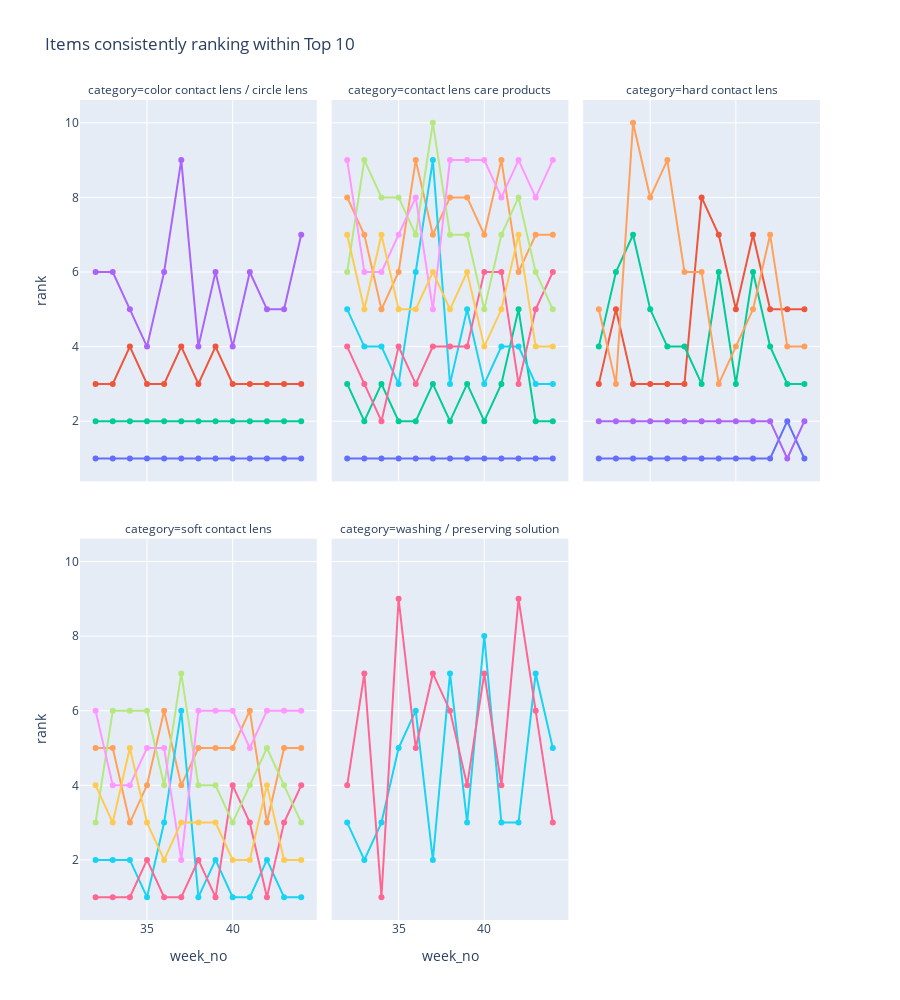

The cell this chart's notebook holds for it:
### Code cell
def bumpchart_consistent_rankers(df, rank_limit):
    # filter out rank greater than 10
    consistent_rankers = df.where(df <= rank_limit)
    consistent_rankers = consistent_rankers[~consistent_rankers.isna().any(axis=1)]
    consistent_rankers = consistent_rankers.reset_index()

    consistent_rankers = pd.melt(consistent_rankers, id_vars=['category', 'unique_product_code'], value_vars=[x for x in range(32, 45)], value_name='rank')
    fig_line = px.line(
        consistent_rankers,
        x='week_no',
        y='rank',
        facet_col='category',
        facet_col_wrap=3,
        color='unique_product_code',
        markers=True,
        height=1000,
        title='Items consistently ranking within Top 10'
    )
    fig_line.update_traces(showlegend=False)
    fig_line.show()


bumpchart_consistent_rankers(df_list_life, 10)

### Figure 1 — Plotly figure (JSON) as saved in the notebook; plotly's stock layout.template omitted (floating-point values rounded to 4 significant figures)
{"data": [{"hovertemplate": "unique_product_code=8172<br>category=color contact lens / circle lens<br>week_no=%{x}<br>rank=%{y}<extra></extra>", "legendgroup": "8172", "line": {"color": "#636efa", "dash": "solid"}, "marker": {"symbol": "circle"}, "mode": "lines+markers", "name": "8172", "orientation": "v", "showlegend": false, "type": "scatter", "x": [32, 33, 34, 35, 36, 37, 38, 39, 40, 41, 42, 43, 44], "xaxis": "x4", "y": [1, 1, 1, 1, 1, 1, 1, 1, 1, 1, 1, 1, 1], "yaxis": "y4"}, {"hovertemplate": "unique_product_code=8172<br>category=contact lens care products<br>week_no=%{x}<br>rank=%{y}<extra></extra>", "legendgroup": "8172", "line": {"color": "#636efa", "dash": "solid"}, "marker": {"symbol": "circle"}, "mode": "lines+markers", "name": "8172", "orientation": "v", "showlegend": false, "type": "scatter", "x": [32, 33, 34, 35, 36, 37, 38, 39, 40, 41, 42, 43, 44], "xaxis": "x5", "y": [1, 1, 1, 1, 1, 1, 1, 1, 1, 1, 1, 1, 1], "yaxis": "y5"}, {"hovertemplate": "unique_product_code=8173<br>category=color contact lens / circle lens<br>week_no=%{x}<br>rank=%{y}<extra></extra>", "legendgroup": "8173", "line": {"color": "#EF553B", "dash": "solid"}, "marker": {"symbol": "circle"}, "mode": "lines+markers", "name": "8173", "orientation": "v", "showlegend": false, "type": "scatter", "x": [32, 33, 34, 35, 36, 37, 38, 39, 40, 41, 42, 43, 44], "xaxis": "x4", "y": [3, 3, 4, 3, 3, 4, 3, 4, 3, 3, 3, 3, 3], "yaxis": "y4"}, {"hovertemplate": "unique_product_code=21641<br>category=color contact lens / circle lens<br>week_no=%{x}<br>rank=%{y}<extra></extra>", "legendgroup": "21641", "line": {"color": "#00cc96", "dash": "solid"}, "marker": {"symbol": "circle"}, "mode": "lines+markers", "name": "21641", "orientation": "v", "showlegend": false, "type": "scatter", "x": [32, 33, 34, 35, 36, 37, 38, 39, 40, 41, 42, 43, 44], "xaxis": "x4", "y": [2, 2, 2, 2, 2, 2, 2, 2, 2, 2, 2, 2, 2], "yaxis": "y4"}, {"hovertemplate": "unique_product_code=21641<br>category=contact lens care products<br>week_no=%{x}<br>rank=%{y}<extra></extra>", "legendgroup": "21641", "line": {"color": "#00cc96", "dash": "solid"}, "marker": {"symbol": "circle"}, "mode": "lines+markers", "name": "21641", "orientation": "v", "showlegend": false, "type": "scatter", "x": [32, 33, 34, 35, 36, 37, 38, 39, 40, 41, 42, 43, 44], "xaxis": "x5", "y": [3, 2, 3, 2, 2, 3, 2, 3, 2, 3, 5, 2, 2], "yaxis": "y5"}, {"hovertemplate": "unique_product_code=21650<br>category=color contact lens / circle lens<br>week_no=%{x}<br>rank=%{y}<extra></extra>", "legendgroup": "21650", "line": {"color": "#ab63fa", "dash": "solid"}, "marker": {"symbol": "circle"}, "mode": "lines+markers", "name": "21650", "orientation": "v", "showlegend": false, "type": "scatter", "x": [32, 33, 34, 35, 36, 37, 38, 39, 40, 41, 42, 43, 44], "xaxis": "x4", "y": [6, 6, 5, 4, 6, 9, 4, 6, 4, 6, 5, 5, 7], "yaxis": "y4"}, {"hovertemplate": "unique_product_code=10574<br>category=contact lens care products<br>week_no=%{x}<br>rank=%{y}<extra></extra>", "legendgroup": "10574", "line": {"color": "#FFA15A", "dash": "solid"}, "marker": {"symbol": "circle"}, "mode": "lines+markers", "name": "10574", "orientation": "v", "showlegend": false, "type": "scatter", "x": [32, 33, 34, 35, 36, 37, 38, 39, 40, 41, 42, 43, 44], "xaxis": "x5", "y": [8, 7, 5, 6, 9, 7, 8, 8, 7, 9, 6, 7, 7], "yaxis": "y5"}, {"hovertemplate": "unique_product_code=10574<br>category=soft contact lens<br>week_no=%{x}<br>rank=%{y}<extra></extra>", "legendgroup": "10574", "line": {"color": "#FFA15A", "dash": "solid"}, "marker": {"symbol": "circle"}, "mode": "lines+markers", "name": "10574", "orientation": "v", "showlegend": false, "type": "scatter", "x": [32, 33, 34, 35, 36, 37, 38, 39, 40, 41, 42, 43, 44], "xaxis": "x", "y": [5, 5, 3, 4, 6, 4, 5, 5, 5, 6, 3, 5, 5], "yaxis": "y"}, {"hovertemplate": "unique_product_code=10661<br>category=contact lens care products<br>week_no=%{x}<br>rank=%{y}<extra></extra>", "legendgroup": "10661", "line": {"color": "#19d3f3", "dash": "solid"}, "marker": {"symbol": "circle"}, "mode": "lines+markers", "name": "10661", "orientation": "v", "showlegend": false, "type": "scatter", "x": [32, 33, 34, 35, 36, 37, 38, 39, 40, 41, 42, 43, 44], "xaxis": "x5", "y": [5, 4, 4, 3, 6, 9, 3, 5, 3, 4, 4, 3, 3], "yaxis": "y5"}, {"hovertemplate": "unique_product_code=10661<br>category=soft contact lens<br>week_no=%{x}<br>rank=%{y}<extra></extra>", "legendgroup": "10661", "line": {"color": "#19d3f3", "dash": "solid"}, "marker": {"symbol": "circle"}, "mode": "lines+markers", "name": "10661", "orientation": "v", "showlegend": false, "type": "scatter", "x": [32, 33, 34, 35, 36, 37, 38, 39, 40, 41, 42, 43, 44], "xaxis": "x", "y": [2, 2, 2, 1, 3, 6, 1, 2, 1, 1, 2, 1, 1], "yaxis": "y"}, {"hovertemplate": "unique_product_code=10677<br>category=contact lens care products<br>week_no=%{x}<br>rank=%{y}<extra></extra>", "legendgroup": "10677", "line": {"color": "#FF6692", "dash": "solid"}, "marker": {"symbol": "circle"}, "mode": "lines+markers", "name": "10677", "orientation": "v", "showlegend": false, "type": "scatter", "x": [32, 33, 34, 35, 36, 37, 38, 39, 40, 41, 42, 43, 44], "xaxis": "x5", "y": [4, 3, 2, 4, 3, 4, 4, 4, 6, 6, 3, 5, 6], "yaxis": "y5"}, {"hovertemplate": "unique_product_code=10677<br>category=soft contact lens<br>week_no=%{x}<br>rank=%{y}<extra></extra>", "legendgroup": "10677", "line": {"color": "#FF6692", "dash": "solid"}, "marker": {"symbol": "circle"}, "mode": "lines+markers", "name": "10677", "orientation": "v", "showlegend": false, "type": "scatter", "x": [32, 33, 34, 35, 36, 37, 38, 39, 40, 41, 42, 43, 44], "xaxis": "x", "y": [1, 1, 1, 2, 1, 1, 2, 1, 4, 3, 1, 3, 4], "yaxis": "y"}, {"hovertemplate": "unique_product_code=16150<br>category=contact lens care products<br>week_no=%{x}<br>rank=%{y}<extra></extra>", "legendgroup": "16150", "line": {"color": "#B6E880", "dash": "solid"}, "marker": {"symbol": "circle"}, "mode": "lines+markers", "name": "16150", "orientation": "v", "showlegend": false, "type": "scatter", "x": [32, 33, 34, 35, 36, 37, 38, 39, 40, 41, 42, 43, 44], "xaxis": "x5", "y": [6, 9, 8, 8, 7, 10, 7, 7, 5, 7, 8, 6, 5], "yaxis": "y5"}, {"hovertemplate": "unique_product_code=16150<br>category=soft contact lens<br>week_no=%{x}<br>rank=%{y}<extra></extra>", "legendgroup": "16150", "line": {"color": "#B6E880", "dash": "solid"}, "marker": {"symbol": "circle"}, "mode": "lines+markers", "name": "16150", "orientation": "v", "showlegend": false, "type": "scatter", "x": [32, 33, 34, 35, 36, 37, 38, 39, 40, 41, 42, 43, 44], "xaxis": "x", "y": [3, 6, 6, 6, 4, 7, 4, 4, 3, 4, 5, 4, 3], "yaxis": "y"}, {"hovertemplate": "unique_product_code=17165<br>category=contact lens care products<br>week_no=%{x}<br>rank=%{y}<extra></extra>", "legendgroup": "17165", "line": {"color": "#FF97FF", "dash": "solid"}, "marker": {"symbol": "circle"}, "mode": "lines+markers", "name": "17165", "orientation": "v", "showlegend": false, "type": "scatter", "x": [32, 33, 34, 35, 36, 37, 38, 39, 40, 41, 42, 43, 44], "xaxis": "x5", "y": [9, 6, 6, 7, 8, 5, 9, 9, 9, 8, 9, 8, 9], "yaxis": "y5"}, {"hovertemplate": "unique_product_code=17165<br>category=soft contact lens<br>week_no=%{x}<br>rank=%{y}<extra></extra>", "legendgroup": "17165", "line": {"color": "#FF97FF", "dash": "solid"}, "marker": {"symbol": "circle"}, "mode": "lines+markers", "name": "17165", "orientation": "v", "showlegend": false, "type": "scatter", "x": [32, 33, 34, 35, 36, 37, 38, 39, 40, 41, 42, 43, 44], "xaxis": "x", "y": [6, 4, 4, 5, 5, 2, 6, 6, 6, 5, 6, 6, 6], "yaxis": "y"}, {"hovertemplate": "unique_product_code=25676<br>category=contact lens care products<br>week_no=%{x}<br>rank=%{y}<extra></extra>", "legendgroup": "25676", "line": {"color": "#FECB52", "dash": "solid"}, "marker": {"symbol": "circle"}, "mode": "lines+markers", "name": "25676", "orientation": "v", "showlegend": false, "type": "scatter", "x": [32, 33, 34, 35, 36, 37, 38, 39, 40, 41, 42, 43, 44], "xaxis": "x5", "y": [7, 5, 7, 5, 5, 6, 5, 6, 4, 5, 7, 4, 4], "yaxis": "y5"}, {"hovertemplate": "unique_product_code=25676<br>category=soft contact lens<br>week_no=%{x}<br>rank=%{y}<extra></extra>", "legendgroup": "25676", "line": {"color": "#FECB52", "dash": "solid"}, "marker": {"symbol": "circle"}, "mode": "lines+markers", "name": "25676", "orientation": "v", "showlegend": false, "type": "scatter", "x": [32, 33, 34, 35, 36, 37, 38, 39, 40, 41, 42, 43, 44], "xaxis": "x", "y": [4, 3, 5, 3, 2, 3, 3, 3, 2, 2, 4, 2, 2], "yaxis": "y"}, {"hovertemplate": "unique_product_code=11722<br>category=hard contact lens<br>week_no=%{x}<br>rank=%{y}<extra></extra>", "legendgroup": "11722", "line": {"color": "#636efa", "dash": "solid"}, "marker": {"symbol": "circle"}, "mode": "lines+markers", "name": "11722", "orientation": "v", "showlegend": false, "type": "scatter", "x": [32, 33, 34, 35, 36, 37, 38, 39, 40, 41, 42, 43, 44], "xaxis": "x6", "y": [1, 1, 1, 1, 1, 1, 1, 1, 1, 1, 1, 2, 1], "yaxis": "y6"}, {"hovertemplate": "unique_product_code=11810<br>category=hard contact lens<br>week_no=%{x}<br>rank=%{y}<extra></extra>", "legendgroup": "11810", "line": {"color": "#EF553B", "dash": "solid"}, "marker": {"symbol": "circle"}, "mode": "lines+markers", "name": "11810", "orientation": "v", "showlegend": false, "type": "scatter", "x": [32, 33, 34, 35, 36, 37, 38, 39, 40, 41, 42, 43, 44], "xaxis": "x6", "y": [3, 5, 3, 3, 3, 3, 8, 7, 5, 7, 5, 5, 5], "yaxis": "y6"}, {"hovertemplate": "unique_product_code=13879<br>category=hard contact lens<br>week_no=%{x}<br>rank=%{y}<extra></extra>", "legendgroup": "13879", "line": {"color": "#00cc96", "dash": "solid"}, "marker": {"symbol": "circle"}, "mode": "lines+markers", "name": "13879", "orientation": "v", "showlegend": false, "type": "scatter", "x": [32, 33, 34, 35, 36, 37, 38, 39, 40, 41, 42, 43, 44], "xaxis": "x6", "y": [4, 6, 7, 5, 4, 4, 3, 6, 3, 6, 4, 3, 3], "yaxis": "y6"}, {"hovertemplate": "unique_product_code=13880<br>category=hard contact lens<br>week_no=%{x}<br>rank=%{y}<extra></extra>", "legendgroup": "13880", "line": {"color": "#ab63fa", "dash": "solid"}, "marker": {"symbol": "circle"}, "mode": "lines+markers", "name": "13880", "orientation": "v", "showlegend": false, "type": "scatter", "x": [32, 33, 34, 35, 36, 37, 38, 39, 40, 41, 42, 43, 44], "xaxis": "x6", "y": [2, 2, 2, 2, 2, 2, 2, 2, 2, 2, 2, 1, 2], "yaxis": "y6"}, {"hovertemplate": "unique_product_code=14094<br>category=hard contact lens<br>week_no=%{x}<br>rank=%{y}<extra></extra>", "legendgroup": "14094", "line": {"color": "#FFA15A", "dash": "solid"}, "marker": {"symbol": "circle"}, "mode": "lines+markers", "name": "14094", "orientation": "v", "showlegend": false, "type": "scatter", "x": [32, 33, 34, 35, 36, 37, 38, 39, 40, 41, 42, 43, 44], "xaxis": "x6", "y": [5, 3, 10, 8, 9, 6, 6, 3, 4, 5, 7, 4, 4], "yaxis": "y6"}, {"hovertemplate": "unique_product_code=9127<br>category=washing / preserving solution<br>week_no=%{x}<br>rank=%{y}<extra></extra>", "legendgroup": "9127", "line": {"color": "#19d3f3", "dash": "solid"}, "marker": {"symbol": "circle"}, "mode": "lines+markers", "name": "9127", "orientation": "v", "showlegend": false, "type": "scatter", "x": [32, 33, 34, 35, 36, 37, 38, 39, 40, 41, 42, 43, 44], "xaxis": "x2", "y": [3, 2, 3, 5, 6, 2, 7, 3, 8, 3, 3, 7, 5], "yaxis": "y2"}, {"hovertemplate": "unique_product_code=9799<br>category=washing / preserving solution<br>week_no=%{x}<br>rank=%{y}<extra></extra>", "legendgroup": "9799", "line": {"color": "#FF6692", "dash": "solid"}, "marker": {"symbol": "circle"}, "mode": "lines+markers", "name": "9799", "orientation": "v", "showlegend": false, "type": "scatter", "x": [32, 33, 34, 35, 36, 37, 38, 39, 40, 41, 42, 43, 44], "xaxis": "x2", "y": [4, 7, 1, 9, 5, 7, 6, 4, 7, 4, 9, 6, 3], "yaxis": "y2"}], "layout": {"annotations": [{"font": {}, "showarrow": false, "text": "category=soft contact lens", "x": 0.16, "xanchor": "center", "xref": "paper", "y": 0.465, "yanchor": "bottom", "yref": "paper"}, {"font": {}, "showarrow": false, "text": "category=washing / preserving solution", "x": 0.5, "xanchor": "center", "xref": "paper", "y": 0.465, "yanchor": "bottom", "yref": "paper"}, {"font": {}, "showarrow": false, "text": "category=color contact lens / circle lens", "x": 0.16, "xanchor": "center", "xref": "paper", "y": 1.0, "yanchor": "bottom", "yref": "paper"}, {"font": {}, "showarrow": false, "text": "category=contact lens care products", "x": 0.5, "xanchor": "center", "xref": "paper", "y": 1.0, "yanchor": "bottom", "yref": "paper"}, {"font": {}, "showarrow": false, "text": "category=hard contact lens", "x": 0.84, "xanchor": "center", "xref": "paper", "y": 1.0, "yanchor": "bottom", "yref": "paper"}], "height": 1000, "legend": {"title": {"text": "unique_product_code"}, "tracegroupgap": 0}, "title": {"text": "Items consistently ranking within Top 10"}, "xaxis": {"anchor": "y", "domain": [0, 0.32], "title": {"text": "week_no"}}, "xaxis2": {"anchor": "y2", "domain": [0.34, 0.66], "matches": "x", "title": {"text": "week_no"}}, "xaxis3": {"anchor": "y3", "domain": [0.68, 1.0], "matches": "x", "title": {"text": "week_no"}}, "xaxis4": {"anchor": "y4", "domain": [0, 0.32], "matches": "x", "showticklabels": false}, "xaxis5": {"anchor": "y5", "domain": [0.34, 0.66], "matches": "x", "showticklabels": false}, "xaxis6": {"anchor": "y6", "domain": [0.68, 1.0], "matches": "x", "showticklabels": false}, "yaxis": {"anchor": "x", "domain": [0, 0.465], "title": {"text": "rank"}}, "yaxis2": {"anchor": "x2", "domain": [0, 0.465], "matches": "y", "showticklabels": false}, "yaxis3": {"anchor": "x3", "domain": [0, 0.465], "matches": "y", "showticklabels": false}, "yaxis4": {"anchor": "x4", "domain": [0.535, 1.0], "matches": "y", "title": {"text": "rank"}}, "yaxis5": {"anchor": "x5", "domain": [0.535, 1.0], "matches": "y", "showticklabels": false}, "yaxis6": {"anchor": "x6", "domain": [0.535, 1.0], "matches": "y", "showticklabels": false}}}
